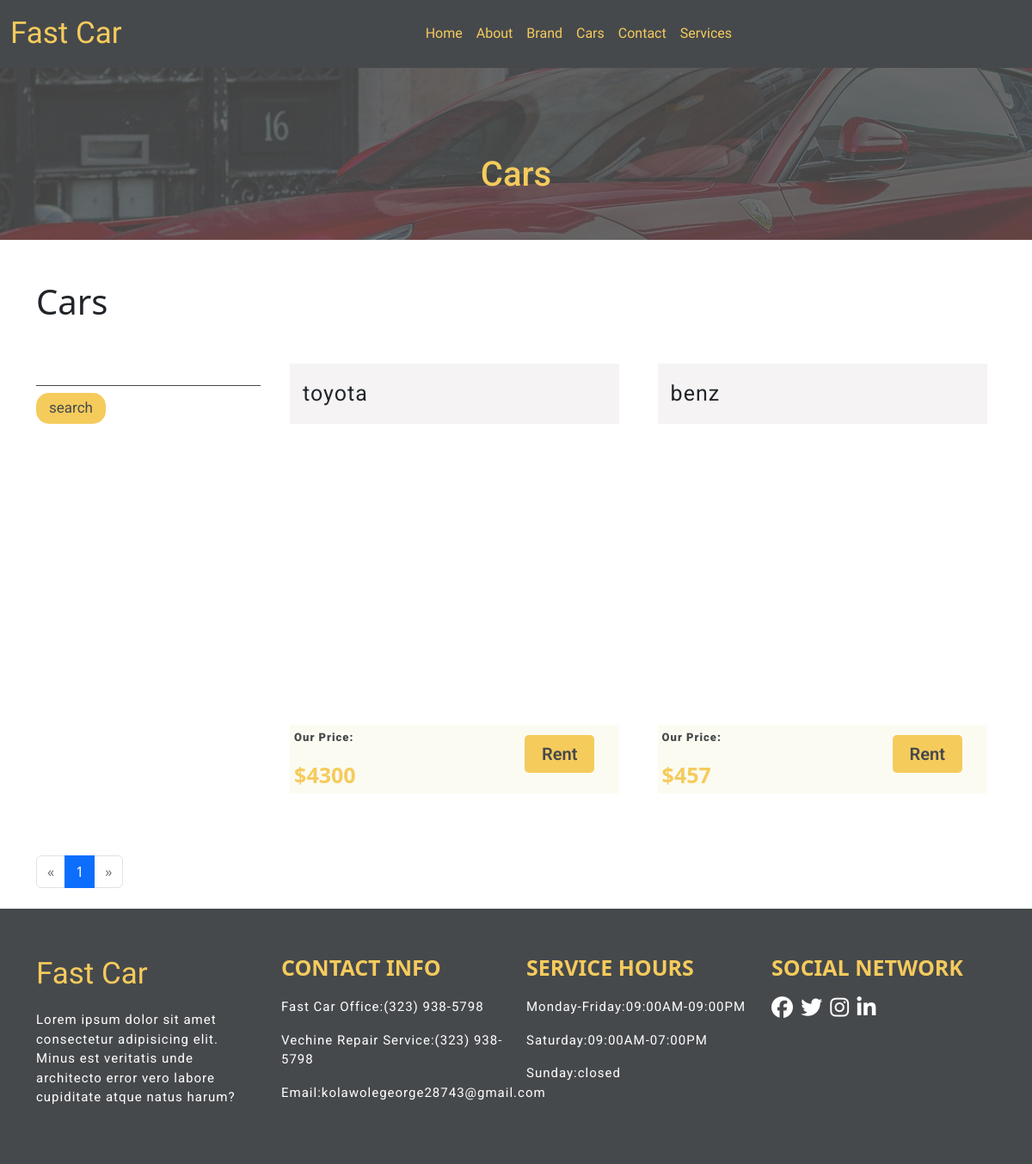
/cars/, run on an earlier commit of the app's database.
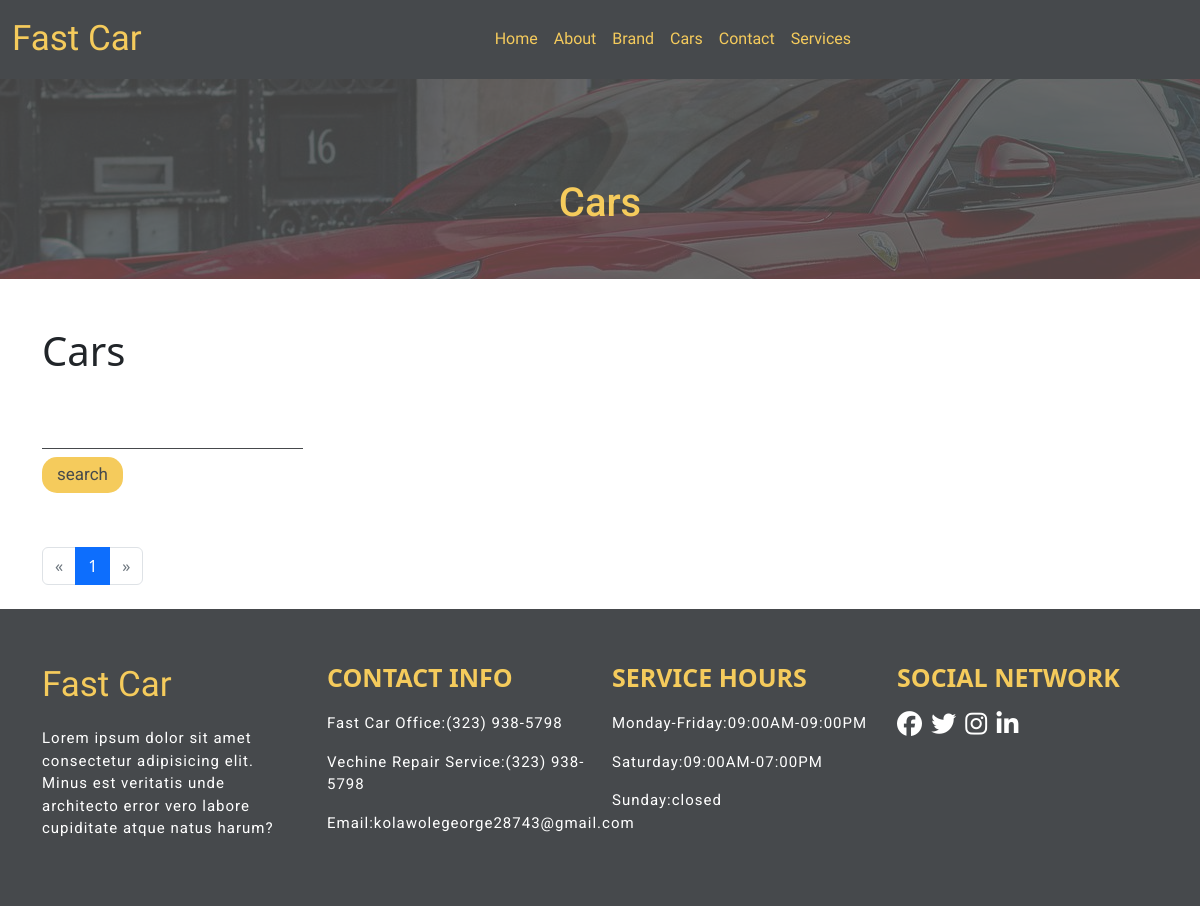
And on a later commit of the database.
### car/models.py (models this page shows, shortened)
class Car(models.Model):
    state_choice = (
        ('NI', 'Niger'),
        ('BO', 'Borno '),
        ('TA', 'Taraba'),
        ('KD', 'Kaduna'),
        ('BA', 'Bauchi'),
        ('YO', 'Yobe'),
        ('ZA', 'Zamfara'),
        ('AD', 'Adamawa'),
        ('KW', 'Kwara'),
        ('KE', 'Kebbi'),
        ('BE', 'Benue'),
        ('PL', 'Plateau'),
        ('KO', 'Kogi'),
        ('OY', 'Oyo'),
        ('NA', 'Nasarawa'),
        ('SO', 'Sokoto'),
        ('KT', 'Katsina'),
        ('JI', 'Jigawa'),
        ('CR', 'Cross River'),
        ('KN', 'Kano'),
        ('GO', 'Gombe'),
        ('ED', 'Edo'),
        ('DE', 'Delta'),
        ('OG', 'Ogun'),
        ('ON', 'Ondo'),
        ('RI', 'Rivers'),
        ('BY', 'Bayelsa'),
        ('OS', 'Osun'),
        ('FC', 'Fct'),
        ('EN', 'Enugun'),
        ('AK', 'Akwa Ibom'),
        ('EK', 'Ekit'),
        ('AB', 'Abia'),
        ('EB', 'Ebonyi'),
        ('IM', 'Imo'),
        ('AN', 'Anambra'),
        ('LA', 'Lagos'),
    )
    features_choices = (
        ('Cruise Control', 'Cruise Control'),
        ('Audio Interface', 'Audio Interface'),
        ('Airbags', 'Airbags'),
        ('Air Conditioning', 'Air Conditioning'),
        ('Seat Heating', 'Seat Heating'),
        ('Alarm System', 'Alarm System'),
        ('ParkAssist', 'ParkAssist'),
        ('Power Steering', 'Power Steering'),
        ('Reversing Camera', 'Reversing Camera'),
        ('Direct Fuel Injection', 'Direct Fuel Injection'),
        ('Auto Start/Stop', 'Auto Start/Stop'),
        ('Wind Deflector', 'Wind Deflector'),
        ('Bluetooth Handset', 'Bluetooth Handset'),
    )
    door_choices = (
        ('2', '2'),
        ('3', '3'),
        ('4', '4'),
        ('5', '5'),
        ('6', '6'),
    )
    year_choice = []
    for r in range(2000, (datetime.now().year+1)):
        year_choice.append((r, r))
    car_name = models.CharField(verbose_name='car_title', max_length=200)
    brand_name = models.ForeignKey(Brand, on_delete=models.SET_NULL, null=True)
    city = models.CharField(max_length=200)
    state = models.CharField(max_length=10, choices=state_choice)
    color = models.CharField(max_length=200)
    model = models.CharField(max_length=200)
    year = models.IntegerField(('Year'), choices=year_choice)
    condition = models.CharField(max_length=200)
    rent_price = models.PositiveIntegerField()
    description = models.TextField()
    car_photo = models.ImageField(validators=[FileExtensionValidator(
        ['jpg', 'jpeg'])], upload_to='cars_images')
    car_photo_1 = models.ImageField(validators=[FileExtensionValidator(
        ['jpg', 'jpeg'])], upload_to='cars_images', blank=True)
    car_photo_2 = models.ImageField(validators=[FileExtensionValidator(
        ['jpg', 'jpeg'])], upload_to='cars_images', blank=True)
    car_photo_3 = models.ImageField(validators=[FileExtensionValidator(
        ['jpg', 'jpeg'])], upload_to='cars_images', blank=True)
    car_photo_4 = models.ImageField(validators=[FileExtensionValidator(
        ['jpg', 'jpeg'])], upload_to='cars_images', blank=True)
    features = MultiSelectField(choices=features_choices)
    body_style = models.CharField(max_length=200)
    miles = models.PositiveIntegerField()
    doors = models.CharField(choices=door_choices, max_length=10)
    passengers = models.PositiveIntegerField()
    milage = models.PositiveIntegerField()
    fuel_type = models.CharField(max_length=50)
    is_latest = models.BooleanField(default=False)
    is_booked = models.BooleanField(default=False)
    created_date = models.DateField(default=datetime.now, blank=True)

### car/views.py (the view)
# urls.py: path('', car, name='car'),
def car(request):
    cars = Car.objects.all()
    p = Paginator(cars, 2)
    page = request.GET.get('page')
    car_Pages = p.get_page(page)
    context = {
        'cars': car_Pages,
    }
    return render(request, 'cars/car.html', context)

### car/templates/cars/car.html (shortened to what this page needs)
{% extends 'base.html' %}
{% load static %}
{% block main %}
<div class="about-us-page">
    <div class="about-us-page-words">
        <h1 class="text-center">Cars</h1>
    </div>
  </div>
  <div class="container">
    <div class="row">
      <h1 class="my-5">Cars</h1>
      <div class="col-xxl-3 col-lg-3 col-md-4 col-sm-12 car-search">
        <form action="{% url 'search' %}" method="GET">
          <div class="row">
            <div class="col-12 mb-2">
              <input type="text" name="keyword" class="search-input">
            </div>
            <div class="col-12">
              <input type="submit" value="search" class="search-button">
            </div>
          </div>
        </form>
      </div>
      <div class="col-xxl-9 col-lg-9 col-md-8 col-sm-12">
        <div class="row">
          {% for car in cars  %}
            <div class="col-xxl-6 col-lg-6 col-md-12 col-sm-12">
              <div class="car-display">
                <div class="car-header">
                  <p class="car-header-name">{{car.car_name}}</p>
                </div>
                <div class="car-img" style="background-image: url('{{car.car_photo.url}}');" ></div>
                <div class="price-and-view-list">
                  <div class="price-and-view-price">
                    <p class="our-price">Our Price:</p>
                    <p class="our-price-amount">${{car.rent_price}}</p>
                  </div>
                  <div class="rent">
                    <a href="#">Rent</a>
                  </div>
                </div>
                <br><br>
              </div>
            </div>
          {% endfor %}
        </div>
      </div>
    </div>
    <nav aria-label="Page navigation example" class="my-4">
      <ul class="pagination">
         {% if cars.has_previous %}
            <li class="page-item">
               <a href="?page={{ cars.previous_page_number }}" class="page-link">Previous</a>
            </li>
         {% else %}
            <li class="page-item disabled"><span class="page-link">&laquo;</span></li>
         {% endif %}
         {% for i in cars.paginator.page_range %}
         {% if cars.number == i %}
            <li class="page-item active" aria-current="page" >
               <a class="page-link" href="#">{{ i }}</a>
            </li>
         {% else %}
            <li class="page-item">
               <a href="?page={{ i }}" class="page-link">{{ i }}</a>
            </li>
         {% endif %}
         {% endfor %}
         {% if cars.has_next %}
            <li class="page-item">
               <a href="?page={{ cars.next_page_number }}" class="page-link">Next</a>
            </li>
         {% else %}
            <li class="page-item disabled"><span class="page-link">&raquo;</span></li>
         {% endif %}
      </ul>
   </nav>
  </div>
{% endblock  %}

What changed in the data, as far as the page shows it:
removed Car: car_name "toyota", rent_price "4300"
removed Car: car_name "benz", rent_price "457"
